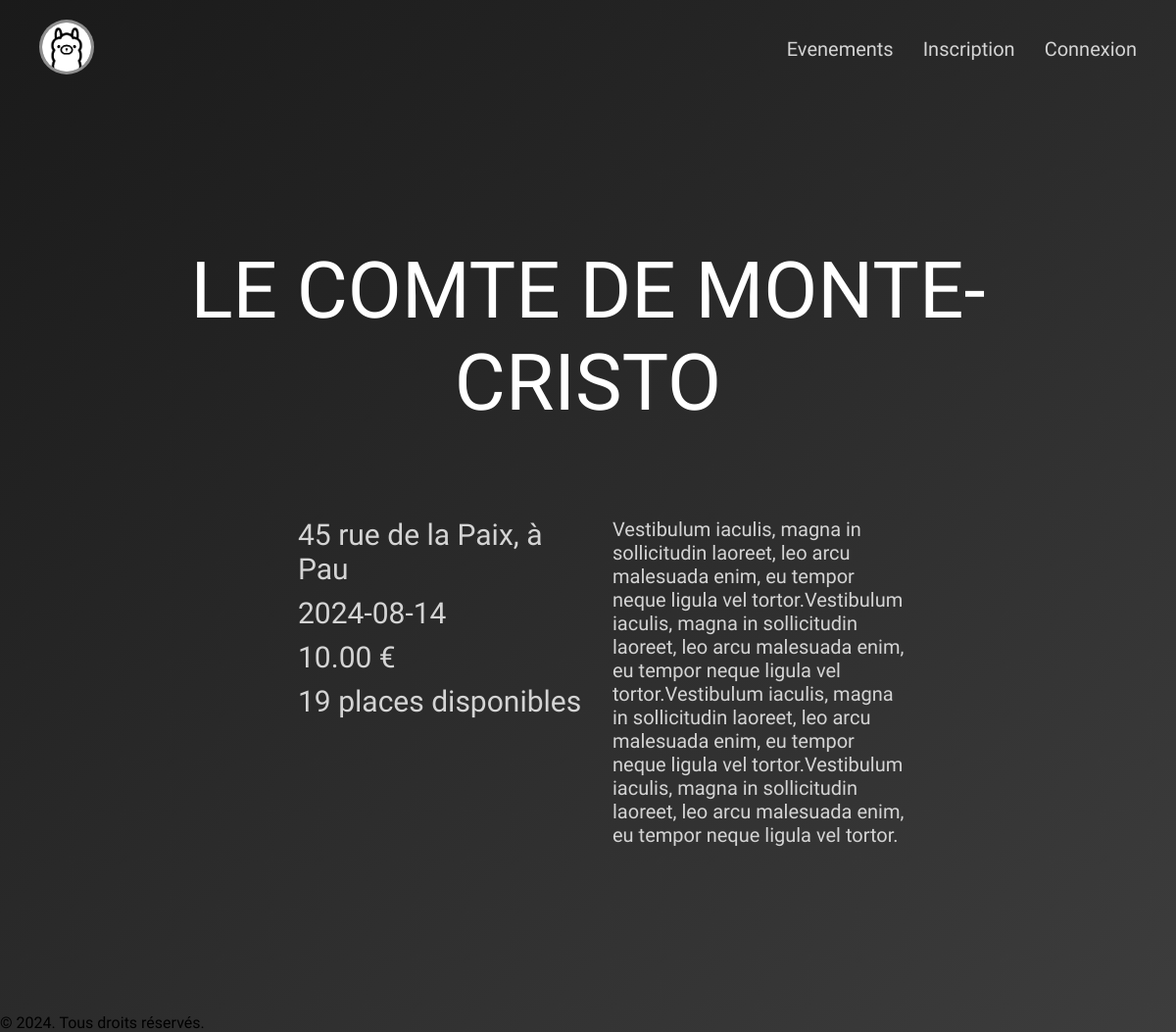
/pages/details.php, run on the app's committed database.
### tables this page shows
CREATE TABLE `events` (
  `idEvents` int NOT NULL,
  `nom` varchar(255) NOT NULL,
  `description` varchar(1000) NOT NULL,
  `date` date NOT NULL,
  `prix` decimal(5,2) NOT NULL,
  `places` int NOT NULL,
  `idCategorie` int DEFAULT NULL,
  `ville` varchar(255) NOT NULL,
  `adresse` varchar(255) NOT NULL,
  `idOrganisateur` int NOT NULL,
  `photo` varchar(255) NOT NULL
);

### config/eventsList.php (called while the page is built)
<?php
    $mysqlUrl = getenv('MYSQL_URL');
    if ($mysqlUrl) {
        $dbParts = parse_url($mysqlUrl);
        $mysqlHost = $dbParts['host'] ?? 'localhost';
        $mysqlPort = $dbParts['port'] ?? 3306;
        $mysqlUser = $dbParts['user'] ?? 'root';
        $mysqlPassword = $dbParts['pass'] ?? '';
        $mysqlDatabase = substr($dbParts['path'], 1) ?? 'railway';
    } else {
        $mysqlHost = getenv('MYSQLHOST') ?: 'localhost';
        $mysqlPort = getenv('MYSQLPORT') ?: 3306;
        $mysqlDatabase = getenv('MYSQLDATABASE') ?: 'railway';
        $mysqlUser = getenv('MYSQL_USER') ?: 'root';
        $mysqlPassword = getenv('MYSQL_ROOT_PASSWORD') ?: 'root';
    }
    try {
        $bdd = new PDO(
            "mysql:host={$mysqlHost};port={$mysqlPort};dbname={$mysqlDatabase};charset=utf8",
            $mysqlUser,
            $mysqlPassword
        );
        $bdd->setAttribute(PDO::ATTR_ERRMODE, PDO::ERRMODE_EXCEPTION);
        $sql = "SELECT * FROM events";
        $req = $bdd->query($sql);
        $events = $req->fetchAll(PDO::FETCH_ASSOC);
    } catch(PDOException $e) {
        error_log('Erreur de connexion à la base de données : ' . $e->getMessage());
        error_log('Détails de connexion :');
        error_log('Hôte : ' . $mysqlHost);
        error_log('Port : ' . $mysqlPort);
        error_log('Base de données : ' . $mysqlDatabase);
        die('Erreur de connexion à la base de données. Vérifiez vos paramètres de connexion.');
    }
?>

### pages/details.php (the view, shortened to what this page needs)
<!DOCTYPE html>
<html lang="en">
<head>
    <link rel="stylesheet" href=<?= ASSETS . "css/style.css" ?>>
</head>
<body>
    <?php
    $idEvents = $_GET["id"];
    require '../config/eventsList.php';
    foreach ($events as $event) {
        if ($event["idEvents"] == $idEvents) {
            $event = $event;
            break;
        }
    }
    ?>
    <?php
    if (isset($_SESSION["user"])) {
        include '../templates/navConnected.php';
    } else {
        include '../templates/nav.php';
    }
    ?>
    <div class="eventContainer">
        <div class="eventDetails">
            <h2> <?php echo $event["nom"]; ?></h2>
            <div class="infosEvent">
                <div class="infosEvent-left">
                    <p class="address"><?php echo $event["adresse"] . ", à " . $event["ville"]; ?></p>
                    <p class="date"><?php echo $event["date"]; ?></p>
                    <p class="price"><?php echo $event["prix"]; ?> €</p>
                    <p class="places"><?php echo $event["places"]; ?> places disponibles</p>
                </div>
                <div class="infosEvent-right">
                    <div><?php echo $event["description"]; ?></div>
                </div>
            </div>
        </div>
    </div>
    <?php include '../templates/footer.php' ?>
</body>
</html>

### assets/css/style.css (style rules this page uses)
* { margin: 0; padding: 0; scrollbar-width: thin; scroll-behavior: smooth; font-family: 'Urbanist', 'sans-serif'; }
:root { --background-color: #1b1b1b; --text-color: #d4d4d4; --text-color2: #b5b5b5; --navhover: #a86666; --contourCouleurlogo: #8e8e8e; --eventContainerColor: #0b254c15; }
html { min-height: 100%; }
body { background-image: linear-gradient(to right bottom, #1a1a1a, #222222, #2b2b2b, #343434, #3d3d3d); min-height: 100vh; }
h2 { font-family: 'Handjet', 'sans-serif'; font-weight: 500; font-size: 80px; text-transform: uppercase; }
.eventContainer { display: flex; flex-direction: column; align-items: center; justify-content: center; }
a, .infosEvent, .places, h2 { text-decoration: none; color: var(--text-color); }
.event, .eventDetails { display: flex; flex-direction: column; align-items: center; margin: 50px 0 50px 0; gap: 10px; }
.eventContainer { padding-top: 100px; padding-bottom: 100px; display: flex; width: 70%; align-items: center; justify-content: center; margin: 0 auto; }
.eventDetails h2 { color: white; text-align: center; margin-bottom: 10px; }
.infosEvent { display: flex; flex-direction: row; justify-content: space-around; gap: 20px; width: 80%; margin-top: 10px; }
.infosEvent-left { flex-direction: column; width: 50%; margin: 20px 0 20px 40px; font-size: 22px; font-weight: bold; }
.date, .address, .price, .places { margin-bottom: 10px; font-family: 'Handjet', 'sans-serif'; font-weight: 400; font-size: 30px; }
.infosEvent-right { flex-direction: column; font-size: 20px; width: 50%; margin: 20px 10px 20px 0; }

### data on the page
events: nom "LE COMTE DE MONTE-CRISTO", adresse "45 rue de la Paix", ville "Pau", date "2024-08-14", prix "10.00", places "19", description "Vestibulum iaculis, magna in sollicitudin laoreet, leo arcu malesuada enim, eu tempor neque ligula vel tortor.Vestibulum iaculis, magna in sollicitudin laoreet, leo arcu malesuada enim, eu tempor neque ligula vel tortor.Vestibulum iaculis, magna in sollicitudin laoreet, leo arcu malesuada enim, eu tempor neque ligula vel tortor.Vestibulum iaculis, magna in sollicitudin laoreet, leo arcu malesuada enim, eu tempor neque ligula vel tortor."
